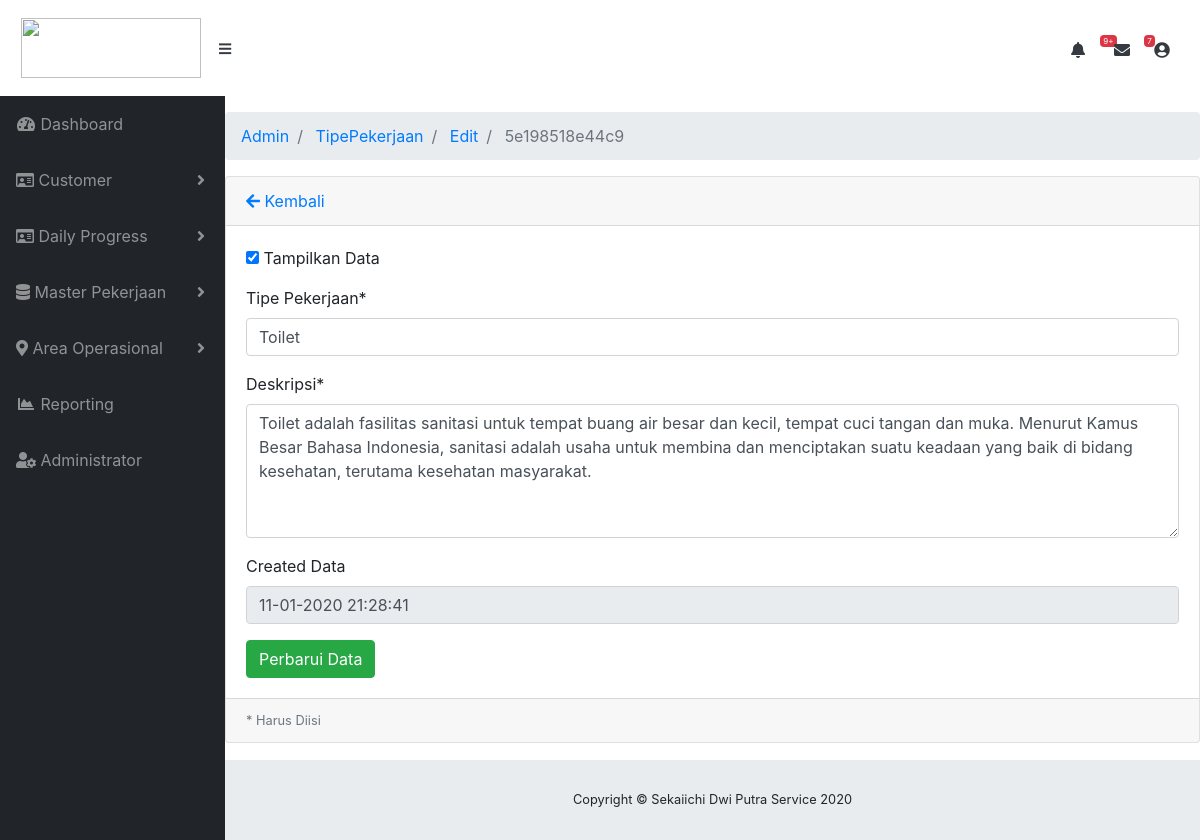
Page /index.php/admin/TipePekerjaan/edit/5e198518e44c9 on the committed database.
### tables this page shows
CREATE TABLE `mt_tipe_pekerjaan` (
  `id_tipe_pekerjaan` varchar(65) NOT NULL,
  `tipe` varchar(250) NOT NULL,
  `deskripsi` text NOT NULL,
  `is_visible` varchar(50) NOT NULL DEFAULT 'True',
  `datetime_created` datetime NOT NULL
);

### application/controllers/admin/TipePekerjaan.php (called while the page is built, shortened)
<?php
class TipePekerjaan extends CI_Controller{
    public function __construct()
    {
        $this->load->model("TipePekerjaan_model");
        $this->load->library('form_validation');
    }
    public function edit($id=null){
        $tipePekerjaan = $this->TipePekerjaan_model;
        $data["mt_tipe_pekerjaan"] = $tipePekerjaan->getById($id);
        $this->load->view("admin/tipePekerjaan/edit_form", $data);
    }
}

### index.php (called while the page is built, shortened)
<?php
require_once BASEPATH.'core/CodeIgniter.php';

### application/models/TipePekerjaan_model.php (called while the page is built, shortened)
<?php defined('BASEPATH') OR exit ('No Direct Script Access Allowed');
class TipePekerjaan_model extends CI_Model{
    private $_table = "mt_tipe_pekerjaan";
    public function getById($id){
        return $this->db->get_where($this->_table, ["id_tipe_pekerjaan" => $id])->row();
    }
}

### application/views/admin/tipePekerjaan/edit_form.php (the view, shortened to what this page needs)
<!DOCTYPE html>
<html lang="en">
<head>
</head>
<body id="page-top">
    <div id="wrapper">
        <div id="content-wrapper">
            <div class="container-flud">
                <div class="card mb-3">
                    <div class="card-header">
                        <a href="<?php echo site_url('admin/TipePekerjaan/') ?>"><i class="fas fa-arrow-left"></i> Kembali </a>
                    </div>
                    <div class="card-body">
                        <form action="<?php site_url('admin/tipePekerjaan/edit') ?>" method="post" enctype="multipart/form-data">
                            <div class="form-group">
                                <input type="checkbox" name="is_visible" value="True" <?php echo $is_visible = $mt_tipe_pekerjaan->is_visible;
                                if((String) $is_visible == 'True'){?> checked <?php } ?>> Tampilkan Data<br>
                            </div>
                            <div class="form-group">
                                <label for="tipe">Tipe Pekerjaan*</label>
                                <input class="form-control <?php echo form_error('tipe') ? 'is-invalid' : '' ?>"
                                type="text" name="tipe" placeholder="Tipe Pekerjaan" value="<?php echo $mt_tipe_pekerjaan->tipe ?>" />
                            </div>
                            <div class="form-group">
                                <label for="deskripsi">Deskripsi*</label>
                                <textarea class="form-control <?php echo form_error('deskripsi') ? 'is-invalid' : '' ?>"
                                type="text" name="deskripsi" placeholder="Deskripsi Tipe Pekerjaan" rows="5" cols="30"><?php echo $mt_tipe_pekerjaan->deskripsi ?></textarea>
                            </div>
                            <div class="form-group">
                                <label for="datetime_created">Created Data</label>
                                <input class="form-control <?php echo form_error('datetime_created') ? 'is-invalid' : '' ?>"
                                type="text" readonly name="datetime_created" placeholder="Created Date"
                                value="<?php $dateFromDB = $mt_tipe_pekerjaan->datetime_created;
                                if($dateFromDB != null){
                                    echo date('d-m-Y H:i:s', strtotime($dateFromDB));
                                }
                                 ?>" />
                            </div>
                            <input class="btn btn-success" type="submit" name="btn" value="Perbarui Data" />
                        </form>
                    </div>
                    <div class="card-footer small text-muted">
                        * Harus Diisi
                    </div>
                </div>
            </div>
        </div>
    </div>
</body>
</html>

### rows in the picture
mt_tipe_pekerjaan: is_visible "☑", tipe "Toilet", deskripsi "Toilet adalah fasilitas sanitasi untuk tempat buang air besar dan kecil, tempat cuci tangan dan muka. Menurut Kamus Besar Bahasa Indonesia, sanitasi adalah usaha untuk membina dan menciptakan suatu keadaan yang baik di bidang kesehatan, terutama kesehatan masyarakat.", datetime_created "11-01-2020 21:28:41"

### other values in the picture
$segment "Admin"
$segment "TipePekerjaan"
$segment "Edit"
$segment "5e198518e44c9"
SITE_NAME "Sekaiichi Dwi Putra Service"
Date('Y') "2020"
